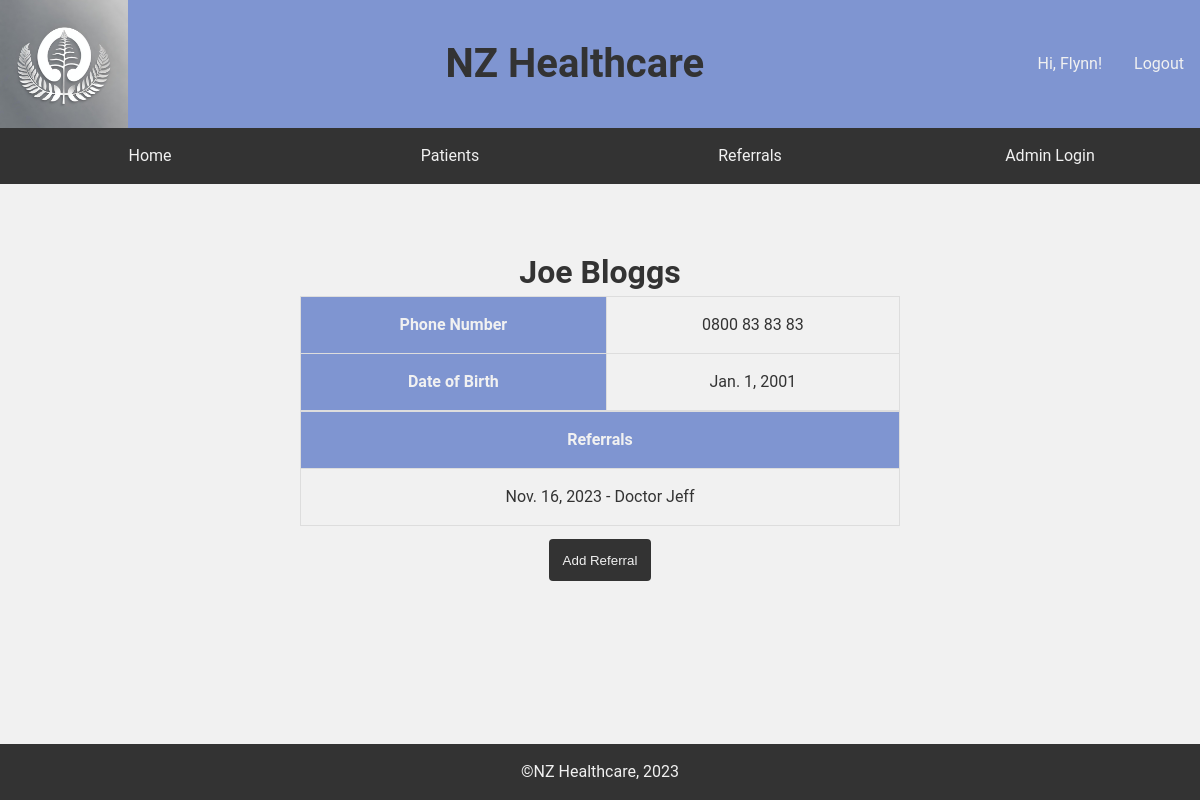
The page /patient/1/ (signed in) on the database its author committed.
### patients/models.py (models this page shows, shortened)
class Patient(models.Model):
    first_name = models.CharField(max_length=50)
    last_name = models.CharField(max_length=80)
    phone_number = models.CharField(max_length=12)
    date_of_birth = models.DateField()

class Referral(models.Model):
    patient = models.ForeignKey(Patient, on_delete=models.CASCADE)
    referral_date = models.DateField()
    referrer_name = models.CharField(max_length=150)
    referral_reason = models.TextField(max_length=80)
    note = models.TextField()
    document = models.FileField(
        upload_to='referral_documents/', null=True, blank=True, validators=[FileExtensionValidator(['pdf'])])

### patients/views.py (the view)
# urls.py: path('patient/<int:patient_id>/', views.patient_detail, name='patient_detail'),
@login_required
def patient_detail(request, patient_id):
    patient = get_object_or_404(Patient, id=patient_id)
    referrals = Referral.objects.filter(patient=patient)
    return render(request, 'patient_detail.html', {'patient': patient, 'referrals': referrals})

### patients/templates/patient_detail.html (shortened to what this page needs)
{% extends 'base.html' %}  {% block content %}
<h1>{{ patient.first_name }} {{ patient.last_name }}</h1>
<table>
  <tr>
    <th>Phone Number</th>
    <td>{{ patient.phone_number }}</td>
  </tr>
  <tr>
    <th>Date of Birth</th>
    <td>{{ patient.date_of_birth }}</td>
  </tr>
</table>
<table style="width:50%;">
  <tr>
    <th>Referrals</th>
  </tr>
  {% for referral in referrals %}
  <td onclick = "window.location.href='{% url 'referral_detail' referral.id %}'" style="cursor: pointer;">
    <p> {{ referral.referral_date }} - {{ referral.referrer_name }} </p>
  </td>
  {% endfor %}
</table>
<button onclick="window.location.href='{% url 'add_referral' patient.id %}'">
  Add Referral
</button>
{% endblock %}

### patients/templates/base.html (shortened to what this page needs)
<!DOCTYPE html>
<html lang="en">
  <head>
    {% load static %}
    <link
      rel="stylesheet"
      type="text/css"
      href="{% static 'css/styles.css' %}"
    />
  </head>
  <body>
    <header>
        <img src="{% static 'img/logo.png' %}" alt="NZ Healthcare Logo" />
        <h1>NZ Healthcare</h1>
        <div class="login">
          {% if user.is_authenticated %}
            <p>Hi, {{ user.username }}!</p>
            <a href="{% url 'logout' %}">Logout</a>
          {% else %}
            <a href="{% url 'login' %}">Login</a>
          {% endif %}
        </div>
    </header>
    <nav>
      <a href="{% url 'home' %}">Home</a>
      <a href="{% url 'patient_list' %}">Patients</a>
      <a href="{% url 'referrals_list' %}">Referrals</a>
      <a href="{% url 'admin:index' %}">Admin Login</a>
    </nav>
    <main>{% block content %}{% endblock %}</main>
    <footer>
      <p>©NZ Healthcare, 2023</p>
    </footer>
  </body>
</html>

### static/css/styles.css (style rules this page uses)
* { margin: 0; padding: 0; box-sizing: border-box; }
body { font-family: 'Roboto', sans-serif; font-size: 1em; line-height: 1.5; color: #333; background-color: #f1f1f1; }
a { color: #333; text-decoration: none; }
header { overflow: hidden; background-color: #7f95d1; display: flex; flex-direction: column; justify-content: space-between; align-items: center; }
header h1 { font-size: 2.5em; text-align: center; }
nav { display: flex; justify-content: space-evenly; flex-direction: column; width: 100%; }
nav a { display: inline-block; color: #f1f1f1; background-color: #333; width: 100%; text-decoration: none; padding: 1em; }
img { max-width: 8em; height: auto; }
.login { display: flex; justify-content: center; }
.login a { color: #f1f1f1; padding: 1em; }
.login p { color: #f1f1f1; padding: 1em; }
footer { position: fixed; bottom: 0; width: 100%; background-color: #333; color: #f1f1f1; padding: 1em; text-align: center; }
main { display: flex; justify-content: space-evenly; align-items: center; flex-direction: column; padding: 4em 0 4em 0; text-align: center; }
table { border-collapse: collapse; width: 100%; }
th, td { border: 1px solid #ddd; padding: 1em; }
th { background-color: #7f95d1; color: #f1f1f1; }
tr:nth-child(even) { background-color: #f1f1f1; }
button { background-color: #333; color: #f1f1f1; padding: 1em; border: none; border-radius: 4px; cursor: pointer; margin: 1em; }
@media screen and (min-width: 58rem) { header { flex-direction: row; } }
@media screen and (min-width: 58rem) { nav { flex-direction: row; text-align: center; } }
@media screen and (min-width: 58rem) { table { width: 50%; } }

### rows shown on the page
Patient: first_name "Joe", last_name "Bloggs", phone_number "0800 83 83 83", date_of_birth "Jan. 1, 2001"
Referral: referral_date "Nov. 16, 2023", referrer_name "Doctor Jeff"

### other values the page prints
{{ user.username }} "Flynn"
